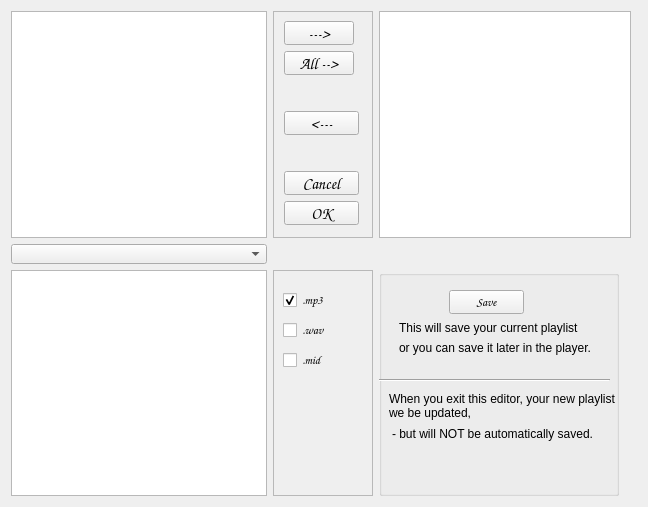
<?xml version="1.0" encoding="UTF-8"?>
<ui version="4.0">
 <class>EditForm</class>
 <widget class="QWidget" name="EditForm">
  <property name="geometry">
   <rect>
    <x>0</x>
    <y>0</y>
    <width>648</width>
    <height>507</height>
   </rect>
  </property>
  <property name="sizePolicy">
   <sizepolicy hsizetype="Fixed" vsizetype="Preferred">
    <horstretch>0</horstretch>
    <verstretch>0</verstretch>
   </sizepolicy>
  </property>
  <property name="font">
   <font>
    <family>Ubuntu</family>
   </font>
  </property>
  <property name="windowTitle">
   <string>Playlist Editor</string>
  </property>
  <layout class="QGridLayout" name="gridLayout">
   <item row="2" column="0">
    <widget class="QComboBox" name="comboBox">
     <property name="sizePolicy">
      <sizepolicy hsizetype="Preferred" vsizetype="Fixed">
       <horstretch>0</horstretch>
       <verstretch>0</verstretch>
      </sizepolicy>
     </property>
     <property name="maximumSize">
      <size>
       <width>256</width>
       <height>20</height>
      </size>
     </property>
    </widget>
   </item>
   <item row="5" column="0">
    <widget class="QTreeView" name="treeView">
     <property name="sizePolicy">
      <sizepolicy hsizetype="Fixed" vsizetype="Expanding">
       <horstretch>0</horstretch>
       <verstretch>0</verstretch>
      </sizepolicy>
     </property>
    </widget>
   </item>
   <item row="5" column="1">
    <widget class="QFrame" name="frame_3">
     <property name="frameShape">
      <enum>QFrame::StyledPanel</enum>
     </property>
     <property name="frameShadow">
      <enum>QFrame::Raised</enum>
     </property>
     <widget class="QCheckBox" name="cb_mp3">
      <property name="geometry">
       <rect>
        <x>10</x>
        <y>20</y>
        <width>76</width>
        <height>20</height>
       </rect>
      </property>
      <property name="font">
       <font>
        <family>Comic Sans MS</family>
        <bold>true</bold>
       </font>
      </property>
      <property name="text">
       <string>.mp3</string>
      </property>
      <property name="checked">
       <bool>true</bool>
      </property>
     </widget>
     <widget class="QCheckBox" name="cb_wave">
      <property name="geometry">
       <rect>
        <x>10</x>
        <y>50</y>
        <width>76</width>
        <height>20</height>
       </rect>
      </property>
      <property name="font">
       <font>
        <family>Comic Sans MS</family>
        <bold>true</bold>
       </font>
      </property>
      <property name="text">
       <string>.wav</string>
      </property>
     </widget>
     <widget class="QCheckBox" name="cb_midi">
      <property name="geometry">
       <rect>
        <x>10</x>
        <y>80</y>
        <width>76</width>
        <height>20</height>
       </rect>
      </property>
      <property name="font">
       <font>
        <family>Comic Sans MS</family>
        <bold>true</bold>
       </font>
      </property>
      <property name="text">
       <string>.mid</string>
      </property>
     </widget>
    </widget>
   </item>
   <item row="0" column="0">
    <widget class="QListView" name="listView">
     <property name="sizePolicy">
      <sizepolicy hsizetype="Fixed" vsizetype="Expanding">
       <horstretch>0</horstretch>
       <verstretch>0</verstretch>
      </sizepolicy>
     </property>
     <property name="selectionMode">
      <enum>QAbstractItemView::ExtendedSelection</enum>
     </property>
    </widget>
   </item>
   <item row="0" column="1">
    <widget class="QFrame" name="frame">
     <property name="minimumSize">
      <size>
       <width>100</width>
       <height>0</height>
      </size>
     </property>
     <property name="baseSize">
      <size>
       <width>100</width>
       <height>0</height>
      </size>
     </property>
     <property name="frameShape">
      <enum>QFrame::StyledPanel</enum>
     </property>
     <property name="frameShadow">
      <enum>QFrame::Raised</enum>
     </property>
     <widget class="QPushButton" name="bt_right">
      <property name="geometry">
       <rect>
        <x>11</x>
        <y>10</y>
        <width>70</width>
        <height>24</height>
       </rect>
      </property>
      <property name="font">
       <font>
        <family>Comic Sans MS</family>
        <pointsize>12</pointsize>
        <bold>false</bold>
       </font>
      </property>
      <property name="text">
       <string>---&gt;</string>
      </property>
     </widget>
     <widget class="QPushButton" name="bt_rightAll">
      <property name="geometry">
       <rect>
        <x>11</x>
        <y>40</y>
        <width>70</width>
        <height>24</height>
       </rect>
      </property>
      <property name="font">
       <font>
        <family>Comic Sans MS</family>
        <pointsize>12</pointsize>
        <bold>true</bold>
       </font>
      </property>
      <property name="text">
       <string>All --&gt;</string>
      </property>
     </widget>
     <widget class="QPushButton" name="bt_left">
      <property name="geometry">
       <rect>
        <x>11</x>
        <y>100</y>
        <width>75</width>
        <height>24</height>
       </rect>
      </property>
      <property name="font">
       <font>
        <family>Comic Sans MS</family>
        <pointsize>12</pointsize>
        <bold>true</bold>
       </font>
      </property>
      <property name="text">
       <string>&lt;---</string>
      </property>
     </widget>
     <widget class="QPushButton" name="bt_cancel">
      <property name="geometry">
       <rect>
        <x>11</x>
        <y>160</y>
        <width>75</width>
        <height>24</height>
       </rect>
      </property>
      <property name="font">
       <font>
        <family>Comic Sans MS</family>
        <pointsize>12</pointsize>
        <bold>true</bold>
       </font>
      </property>
      <property name="text">
       <string>Cancel</string>
      </property>
     </widget>
     <widget class="QPushButton" name="bt_ok">
      <property name="geometry">
       <rect>
        <x>11</x>
        <y>190</y>
        <width>75</width>
        <height>24</height>
       </rect>
      </property>
      <property name="font">
       <font>
        <family>Comic Sans MS</family>
        <pointsize>12</pointsize>
        <bold>true</bold>
       </font>
      </property>
      <property name="text">
       <string>OK</string>
      </property>
     </widget>
    </widget>
   </item>
   <item row="5" column="2" colspan="2">
    <widget class="QGroupBox" name="groupBox">
     <property name="sizePolicy">
      <sizepolicy hsizetype="Fixed" vsizetype="Expanding">
       <horstretch>0</horstretch>
       <verstretch>0</verstretch>
      </sizepolicy>
     </property>
     <property name="minimumSize">
      <size>
       <width>240</width>
       <height>0</height>
      </size>
     </property>
     <property name="baseSize">
      <size>
       <width>100</width>
       <height>0</height>
      </size>
     </property>
     <property name="title">
      <string/>
     </property>
     <widget class="QPushButton" name="bt_save">
      <property name="geometry">
       <rect>
        <x>70</x>
        <y>20</y>
        <width>75</width>
        <height>24</height>
       </rect>
      </property>
      <property name="font">
       <font>
        <family>Comic Sans MS</family>
        <bold>true</bold>
       </font>
      </property>
      <property name="text">
       <string>Save</string>
      </property>
     </widget>
     <widget class="QLabel" name="label_3">
      <property name="geometry">
       <rect>
        <x>20</x>
        <y>50</y>
        <width>221</width>
        <height>16</height>
       </rect>
      </property>
      <property name="text">
       <string>This will save your current playlist</string>
      </property>
     </widget>
     <widget class="QLabel" name="label_4">
      <property name="geometry">
       <rect>
        <x>20</x>
        <y>70</y>
        <width>221</width>
        <height>16</height>
       </rect>
      </property>
      <property name="text">
       <string>or you can save it later in the player.</string>
      </property>
     </widget>
     <widget class="Line" name="line">
      <property name="geometry">
       <rect>
        <x>0</x>
        <y>100</y>
        <width>231</width>
        <height>20</height>
       </rect>
      </property>
      <property name="sizePolicy">
       <sizepolicy hsizetype="Fixed" vsizetype="Fixed">
        <horstretch>0</horstretch>
        <verstretch>0</verstretch>
       </sizepolicy>
      </property>
      <property name="orientation">
       <enum>Qt::Horizontal</enum>
      </property>
     </widget>
     <widget class="QLabel" name="label_5">
      <property name="geometry">
       <rect>
        <x>10</x>
        <y>120</y>
        <width>231</width>
        <height>31</height>
       </rect>
      </property>
      <property name="text">
       <string>When you exit this editor, your new playlist we be updated,</string>
      </property>
      <property name="wordWrap">
       <bool>true</bool>
      </property>
     </widget>
     <widget class="QLabel" name="label_6">
      <property name="geometry">
       <rect>
        <x>13</x>
        <y>153</y>
        <width>231</width>
        <height>21</height>
       </rect>
      </property>
      <property name="text">
       <string>- but will NOT be automatically saved.</string>
      </property>
      <property name="wordWrap">
       <bool>true</bool>
      </property>
     </widget>
    </widget>
   </item>
   <item row="0" column="2">
    <widget class="QListWidget" name="listWidget">
     <property name="selectionMode">
      <enum>QAbstractItemView::ExtendedSelection</enum>
     </property>
    </widget>
   </item>
  </layout>
 </widget>
 <resources/>
 <connections/>
</ui>
